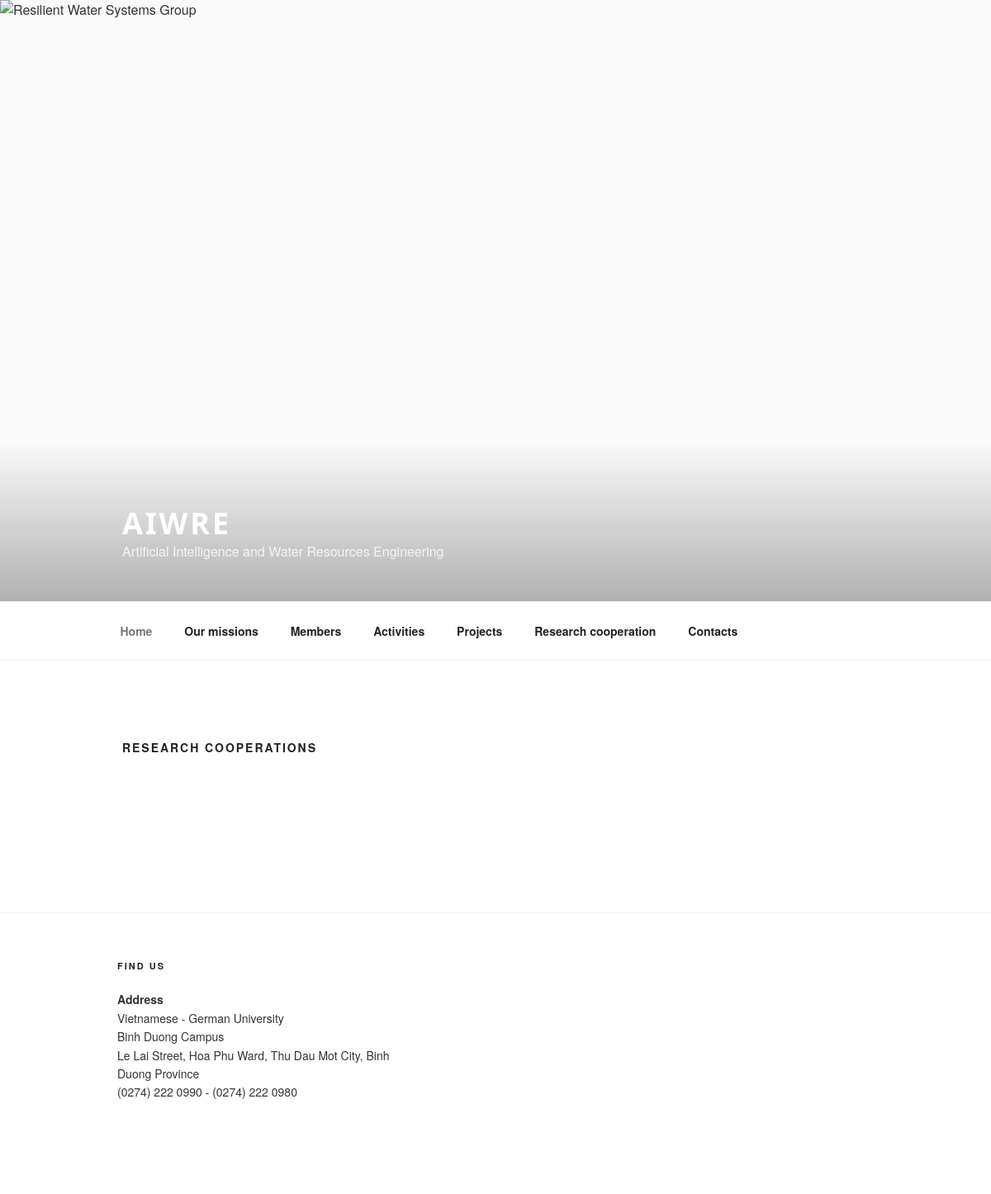
Before: /research-cooperation with the older database file.
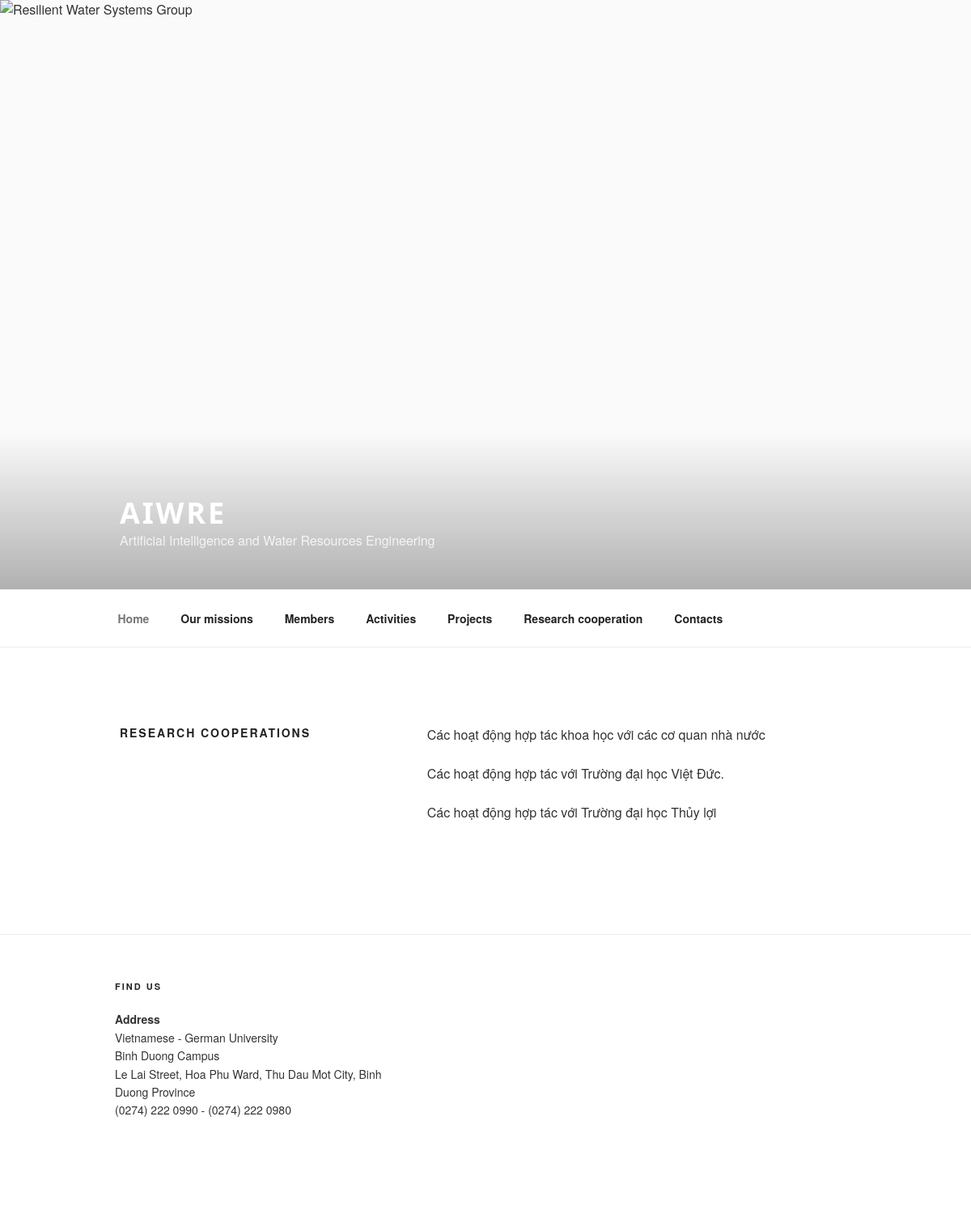
After: the same page with the newer database file.
### website/models.py (models this page shows)
class ResearchCooperation(models.Model):
    content = models.CharField(max_length=255)

### website/views.py (the view)
# urls.py: path('research-cooperation', views.researchCooperation, name='research-cooperation'),
def researchCooperation(request):
    rcs = ResearchCooperation.objects.all()
    return render(request, 'research_coopereations.html', {'rcs': rcs})

### website/templates/research_coopereations.html
{% extends 'base.html' %}
{% block content %}
    <div id="primary" class="content-area">
        <main id="main" class="site-main" role="main">
            <article id="post-63" class="twentyseventeen-panel  post-63 page type-page status-publish hentry">
                <div class="panel-content">
                    <div class="wrap">
                        <header class="entry-header">
                            <h2 class="entry-title">Research cooperations</h2>
                        </header>
                        <div class="entry-content">
                            {% for rc in rcs %}
                                <p>{{ rc.content }}</p>
                            {% endfor %}
                        </div>
                    </div>
                </div>
            </article>
        </main>
    </div>
{% endblock %}

### website/templates/base.html (shortened to what this page needs)
{% load static %}
<!DOCTYPE html>
<html lang="en-US" class="js svg background-fixed gr__people_sutd_edu_sg">
<head>
    <link rel="stylesheet" id="ilist-embed-form-css-css" href="{% static 'embed-form.css' %}"
        type="text/css" media="all">
    <link rel="stylesheet" id="twentyseventeen-fonts-css" href="{% static 'css' %}"
        type="text/css" media="all">
    <link rel="stylesheet" id="twentyseventeen-style-css" href="{% static 'style.css' %}"
        type="text/css" media="all">
</head>
<body class="home page-template-default page page-id-63 twentyseventeen-front-page has-header-image page-two-column colors-light"
    data-gr-c-s-loaded="true">
    <div id="page" class="site">
        <header id="masthead" class="site-header" role="banner">
            <div class="custom-header">
                <div class="custom-header-media">
                    <div id="wp-custom-header" class="wp-custom-header"><img src="{% static 'cropped-Po_Valley_Italy_BW.jpg' %}"
                            width="2000" height="1200" alt="Resilient Water Systems Group" srcset="https://people.sutd.edu.sg/~stefano_galelli/wp-content/uploads/2017/04/cropped-Po_Valley_Italy_BW.jpg 2000w, https://people.sutd.edu.sg/~stefano_galelli/wp-content/uploads/2017/04/cropped-Po_Valley_Italy_BW-300x180.jpg 300w, https://people.sutd.edu.sg/~stefano_galelli/wp-content/uploads/2017/04/cropped-Po_Valley_Italy_BW-768x461.jpg 768w, https://people.sutd.edu.sg/~stefano_galelli/wp-content/uploads/2017/04/cropped-Po_Valley_Italy_BW-1024x614.jpg 1024w"
                            sizes="100vw"></div>
                </div>
                <div class="site-branding" style="margin-bottom: 72px;">
                    <div class="wrap">
                        <div class="site-branding-text">
                            <h1 class="site-title"><a href="{% url 'index' %}" rel="home">AIWRE</a></h1>
                            <p class="site-description">Artificial Intelligence and Water Resources Engineering</p>
                        </div>
                    </div>
                </div>
            </div>
            <div class="navigation-top">
                <div class="wrap">
                    <nav id="site-navigation" class="main-navigation" role="navigation" aria-label="Top Menu">
                        <div class="menu-menu-container">
                            <ul id="top-menu" class="menu">
                                <li id="menu-item-76" class="menu-item menu-item-type-custom menu-item-object-custom current-menu-item current_page_item menu-item-home menu-item-76"><a
                                        href="{% url 'index' %}">Home</a></li>
                                <li id="menu-item-95" class="menu-item menu-item-type-post_type menu-item-object-page menu-item-95"><a
                                        href="{% url 'missions' %}">Our missions</a></li>
                                <li id="menu-item-348" class="menu-item menu-item-type-post_type menu-item-object-page menu-item-has-children menu-item-348"><a
                                        href="{% url 'members' %}">Members</a>
                                </li>
                                <li id="menu-item-108" class="menu-item menu-item-type-post_type menu-item-object-page menu-item-has-children menu-item-108"><a
                                        href="{% url 'activities' %}">Activities</a>
                                </li>
                                <li id="menu-item-300" class="menu-item menu-item-type-post_type menu-item-object-page menu-item-300"><a
                                        href="{% url 'projects' %}">Projects</a></li>
                                <li id="menu-item-109" class="menu-item menu-item-type-post_type menu-item-object-page menu-item-109"><a
                                        href="{% url 'research-cooperation' %}">Research cooperation</a></li>
                                <li id="menu-item-111" class="menu-item menu-item-type-post_type menu-item-object-page menu-item-111"><a
                                        href="{% url 'index' %}">Contacts</a></li>
                            </ul>
                        </div>
                        <a href="https://people.sutd.edu.sg/~stefano_galelli/#content" class="menu-scroll-down"><svg
                                class="icon icon-arrow-right" aria-hidden="true" role="img">
                                <use href="#icon-arrow-right" xlink:href="#icon-arrow-right"></use>
                            </svg><span class="screen-reader-text">Scroll down to content</span></a>
                    </nav>
                </div>
            </div>
        </header>
        <div class="site-content-contain">
            <div id="content" class="site-content">
                {% block content %}
                {% endblock %}
            </div>
            <footer id="colophon" class="site-footer" role="contentinfo">
                <div class="wrap">
                    <aside class="widget-area" role="complementary">
                        <div class="widget-column footer-widget-1">
                            <section id="text-8" class="widget widget_text">
                                <h2 class="widget-title">Find Us</h2>
                                <div class="textwidget">
                                    <p><strong>Address</strong>
                                        <br>Vietnamese - German University
                                        <br>Binh Duong Campus
                                        <br>Le Lai Street, Hoa Phu Ward, Thu Dau Mot City, Binh Duong Province
                                        <br> (0274) 222 0990 - (0274) 222 0980
                                    </p>
                                </div>
                            </section>
                        </div>
                    </aside>
                </div>
            </footer>
        </div>
    </div>
</body>
</html>

### website/static/embed-form.css (style rules this page uses)
h1 { font: 400 2.25rem/1.1 "Segoe UI", "Open Sans", sans-serif, serif }

Changed rows visible on the page:
added ResearchCooperation: content "Các hoạt động hợp tác khoa học với các cơ quan nhà nước"
added ResearchCooperation: content "Các hoạt động hợp tác với Trường đại học Việt Đức."
added ResearchCooperation: content "Các hoạt động hợp tác với Trường đại học Thủy lợi"
